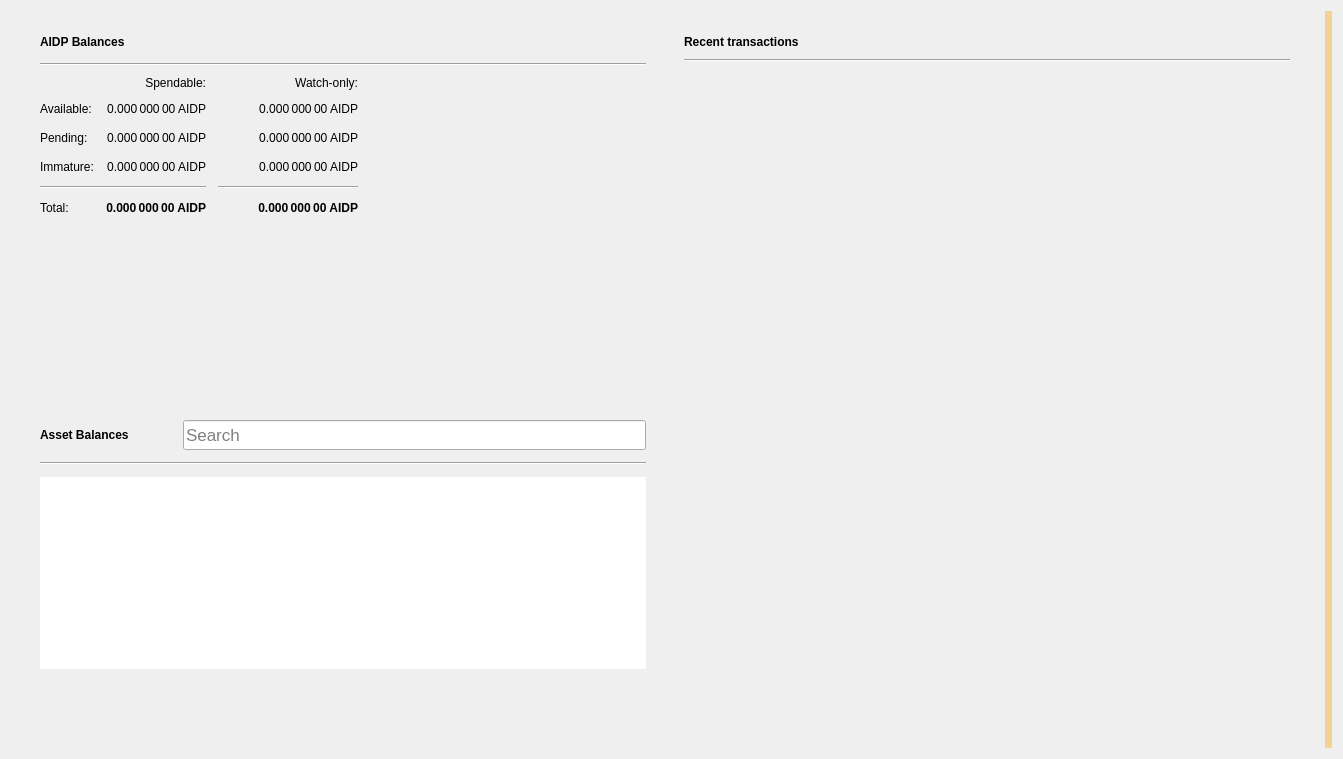
<?xml version="1.0" encoding="UTF-8"?>
<ui version="4.0">
 <class>OverviewPage</class>
 <widget class="QWidget" name="OverviewPage">
  <property name="geometry">
   <rect>
    <x>0</x>
    <y>0</y>
    <width>1343</width>
    <height>759</height>
   </rect>
  </property>
  <property name="minimumSize">
   <size>
    <width>760</width>
    <height>0</height>
   </size>
  </property>
  <property name="windowTitle">
   <string>Form</string>
  </property>
  <property name="autoFillBackground">
   <bool>false</bool>
  </property>
  <layout class="QGridLayout" name="gridLayout_3">
   <item row="0" column="1">
    <layout class="QVBoxLayout" name="verticalLayout_7">
     <property name="spacing">
      <number>0</number>
     </property>
     <property name="leftMargin">
      <number>0</number>
     </property>
     <property name="topMargin">
      <number>0</number>
     </property>
     <property name="rightMargin">
      <number>0</number>
     </property>
     <property name="bottomMargin">
      <number>0</number>
     </property>
     <item>
      <layout class="QHBoxLayout" name="horizontalLayout" stretch="0,0">
       <property name="spacing">
        <number>20</number>
       </property>
       <property name="sizeConstraint">
        <enum>QLayout::SetMinAndMaxSize</enum>
       </property>
       <property name="leftMargin">
        <number>20</number>
       </property>
       <property name="topMargin">
        <number>20</number>
       </property>
       <property name="rightMargin">
        <number>20</number>
       </property>
       <property name="bottomMargin">
        <number>20</number>
       </property>
       <item>
        <layout class="QVBoxLayout" name="verticalLayout_2">
         <property name="spacing">
          <number>0</number>
         </property>
         <property name="rightMargin">
          <number>0</number>
         </property>
         <item>
          <widget class="QFrame" name="frame">
           <property name="sizePolicy">
            <sizepolicy hsizetype="Preferred" vsizetype="Preferred">
             <horstretch>0</horstretch>
             <verstretch>0</verstretch>
            </sizepolicy>
           </property>
           <property name="minimumSize">
            <size>
             <width>350</width>
             <height>180</height>
            </size>
           </property>
           <property name="frameShape">
            <enum>QFrame::NoFrame</enum>
           </property>
           <property name="frameShadow">
            <enum>QFrame::Raised</enum>
           </property>
           <property name="lineWidth">
            <number>5</number>
           </property>
           <layout class="QVBoxLayout" name="verticalLayout_4">
            <property name="spacing">
             <number>10</number>
            </property>
            <property name="topMargin">
             <number>0</number>
            </property>
            <property name="bottomMargin">
             <number>0</number>
            </property>
            <item>
             <layout class="QHBoxLayout" name="horizontalLayout_4">
              <property name="spacing">
               <number>6</number>
              </property>
              <item>
               <widget class="QLabel" name="aidpBalancesLabel">
                <property name="font">
                 <font>
                  <weight>75</weight>
                  <bold>true</bold>
                 </font>
                </property>
                <property name="text">
                 <string>AIDP Balances</string>
                </property>
               </widget>
              </item>
              <item>
               <widget class="QPushButton" name="labelWalletStatus">
                <property name="enabled">
                 <bool>true</bool>
                </property>
                <property name="maximumSize">
                 <size>
                  <width>30</width>
                  <height>16777215</height>
                 </size>
                </property>
                <property name="toolTip">
                 <string>The displayed information may be out of date. Your wallet automatically synchronizes with the Aidp network after a connection is established, but this process has not completed yet.</string>
                </property>
                <property name="text">
                 <string/>
                </property>
                <property name="icon">
                 <iconset>
                  <normaloff>:/icons/warning</normaloff>
                  <disabledoff>:/icons/warning</disabledoff>:/icons/warning</iconset>
                </property>
                <property name="iconSize">
                 <size>
                  <width>24</width>
                  <height>24</height>
                 </size>
                </property>
                <property name="flat">
                 <bool>true</bool>
                </property>
               </widget>
              </item>
              <item>
               <spacer name="horizontalSpacer_3">
                <property name="orientation">
                 <enum>Qt::Horizontal</enum>
                </property>
                <property name="sizeHint" stdset="0">
                 <size>
                  <width>40</width>
                  <height>20</height>
                 </size>
                </property>
               </spacer>
              </item>
             </layout>
            </item>
            <item>
             <widget class="Line" name="line_2">
              <property name="orientation">
               <enum>Qt::Horizontal</enum>
              </property>
             </widget>
            </item>
            <item>
             <layout class="QGridLayout" name="gridLayout">
              <property name="bottomMargin">
               <number>5</number>
              </property>
              <property name="spacing">
               <number>12</number>
              </property>
              <item row="3" column="2">
               <widget class="QLabel" name="labelWatchImmature">
                <property name="font">
                 <font>
                  <weight>50</weight>
                  <bold>false</bold>
                 </font>
                </property>
                <property name="cursor">
                 <cursorShape>IBeamCursor</cursorShape>
                </property>
                <property name="toolTip">
                 <string>Mined balance in watch-only addresses that has not yet matured</string>
                </property>
                <property name="text">
                 <string notr="true">0.000 000 00 AIDP</string>
                </property>
                <property name="alignment">
                 <set>Qt::AlignRight|Qt::AlignTrailing|Qt::AlignVCenter</set>
                </property>
                <property name="textInteractionFlags">
                 <set>Qt::LinksAccessibleByMouse|Qt::TextSelectableByKeyboard|Qt::TextSelectableByMouse</set>
                </property>
               </widget>
              </item>
              <item row="2" column="3">
               <spacer name="horizontalSpacer_2">
                <property name="orientation">
                 <enum>Qt::Horizontal</enum>
                </property>
                <property name="sizeHint" stdset="0">
                 <size>
                  <width>40</width>
                  <height>20</height>
                 </size>
                </property>
               </spacer>
              </item>
              <item row="1" column="0">
               <widget class="QLabel" name="labelBalanceText">
                <property name="text">
                 <string>Available:</string>
                </property>
               </widget>
              </item>
              <item row="1" column="2">
               <widget class="QLabel" name="labelWatchAvailable">
                <property name="font">
                 <font>
                  <weight>50</weight>
                  <bold>false</bold>
                 </font>
                </property>
                <property name="cursor">
                 <cursorShape>IBeamCursor</cursorShape>
                </property>
                <property name="toolTip">
                 <string>Your current balance in watch-only addresses</string>
                </property>
                <property name="text">
                 <string notr="true">0.000 000 00 AIDP</string>
                </property>
                <property name="alignment">
                 <set>Qt::AlignRight|Qt::AlignTrailing|Qt::AlignVCenter</set>
                </property>
                <property name="textInteractionFlags">
                 <set>Qt::LinksAccessibleByMouse|Qt::TextSelectableByKeyboard|Qt::TextSelectableByMouse</set>
                </property>
               </widget>
              </item>
              <item row="2" column="1">
               <widget class="QLabel" name="labelUnconfirmed">
                <property name="font">
                 <font>
                  <weight>50</weight>
                  <bold>false</bold>
                 </font>
                </property>
                <property name="cursor">
                 <cursorShape>IBeamCursor</cursorShape>
                </property>
                <property name="toolTip">
                 <string>Total of transactions that have yet to be confirmed, and do not yet count toward the spendable balance</string>
                </property>
                <property name="text">
                 <string notr="true">0.000 000 00 AIDP</string>
                </property>
                <property name="alignment">
                 <set>Qt::AlignRight|Qt::AlignTrailing|Qt::AlignVCenter</set>
                </property>
                <property name="textInteractionFlags">
                 <set>Qt::LinksAccessibleByMouse|Qt::TextSelectableByKeyboard|Qt::TextSelectableByMouse</set>
                </property>
               </widget>
              </item>
              <item row="4" column="2">
               <widget class="Line" name="lineWatchBalance">
                <property name="sizePolicy">
                 <sizepolicy hsizetype="Preferred" vsizetype="Fixed">
                  <horstretch>0</horstretch>
                  <verstretch>0</verstretch>
                 </sizepolicy>
                </property>
                <property name="minimumSize">
                 <size>
                  <width>140</width>
                  <height>0</height>
                 </size>
                </property>
                <property name="orientation">
                 <enum>Qt::Horizontal</enum>
                </property>
               </widget>
              </item>
              <item row="0" column="1">
               <widget class="QLabel" name="labelSpendable">
                <property name="text">
                 <string>Spendable:</string>
                </property>
                <property name="alignment">
                 <set>Qt::AlignRight|Qt::AlignTrailing|Qt::AlignVCenter</set>
                </property>
               </widget>
              </item>
              <item row="3" column="0">
               <widget class="QLabel" name="labelImmatureText">
                <property name="text">
                 <string>Immature:</string>
                </property>
               </widget>
              </item>
              <item row="5" column="2">
               <widget class="QLabel" name="labelWatchTotal">
                <property name="font">
                 <font>
                  <weight>75</weight>
                  <bold>true</bold>
                 </font>
                </property>
                <property name="cursor">
                 <cursorShape>IBeamCursor</cursorShape>
                </property>
                <property name="toolTip">
                 <string>Current total balance in watch-only addresses</string>
                </property>
                <property name="text">
                 <string notr="true">0.000 000 00 AIDP</string>
                </property>
                <property name="alignment">
                 <set>Qt::AlignRight|Qt::AlignTrailing|Qt::AlignVCenter</set>
                </property>
                <property name="textInteractionFlags">
                 <set>Qt::LinksAccessibleByMouse|Qt::TextSelectableByKeyboard|Qt::TextSelectableByMouse</set>
                </property>
               </widget>
              </item>
              <item row="4" column="0" colspan="2">
               <widget class="Line" name="line">
                <property name="orientation">
                 <enum>Qt::Horizontal</enum>
                </property>
               </widget>
              </item>
              <item row="0" column="2">
               <widget class="QLabel" name="labelWatchonly">
                <property name="text">
                 <string>Watch-only:</string>
                </property>
                <property name="alignment">
                 <set>Qt::AlignRight|Qt::AlignTrailing|Qt::AlignVCenter</set>
                </property>
               </widget>
              </item>
              <item row="5" column="1">
               <widget class="QLabel" name="labelTotal">
                <property name="font">
                 <font>
                  <weight>75</weight>
                  <bold>true</bold>
                 </font>
                </property>
                <property name="cursor">
                 <cursorShape>IBeamCursor</cursorShape>
                </property>
                <property name="toolTip">
                 <string>Your current total balance</string>
                </property>
                <property name="text">
                 <string notr="true">0.000 000 00 AIDP</string>
                </property>
                <property name="alignment">
                 <set>Qt::AlignRight|Qt::AlignTrailing|Qt::AlignVCenter</set>
                </property>
                <property name="textInteractionFlags">
                 <set>Qt::LinksAccessibleByMouse|Qt::TextSelectableByKeyboard|Qt::TextSelectableByMouse</set>
                </property>
               </widget>
              </item>
              <item row="1" column="1">
               <widget class="QLabel" name="labelBalance">
                <property name="font">
                 <font>
                  <weight>50</weight>
                  <bold>false</bold>
                 </font>
                </property>
                <property name="cursor">
                 <cursorShape>IBeamCursor</cursorShape>
                </property>
                <property name="toolTip">
                 <string>Your current spendable balance</string>
                </property>
                <property name="text">
                 <string notr="true">0.000 000 00 AIDP</string>
                </property>
                <property name="alignment">
                 <set>Qt::AlignRight|Qt::AlignTrailing|Qt::AlignVCenter</set>
                </property>
                <property name="textInteractionFlags">
                 <set>Qt::LinksAccessibleByMouse|Qt::TextSelectableByKeyboard|Qt::TextSelectableByMouse</set>
                </property>
               </widget>
              </item>
              <item row="2" column="0">
               <widget class="QLabel" name="labelPendingText">
                <property name="text">
                 <string>Pending:</string>
                </property>
               </widget>
              </item>
              <item row="5" column="0">
               <widget class="QLabel" name="labelTotalText">
                <property name="text">
                 <string>Total:</string>
                </property>
               </widget>
              </item>
              <item row="3" column="1">
               <widget class="QLabel" name="labelImmature">
                <property name="font">
                 <font>
                  <weight>50</weight>
                  <bold>false</bold>
                 </font>
                </property>
                <property name="cursor">
                 <cursorShape>IBeamCursor</cursorShape>
                </property>
                <property name="toolTip">
                 <string>Mined balance that has not yet matured</string>
                </property>
                <property name="text">
                 <string notr="true">0.000 000 00 AIDP</string>
                </property>
                <property name="alignment">
                 <set>Qt::AlignRight|Qt::AlignTrailing|Qt::AlignVCenter</set>
                </property>
                <property name="textInteractionFlags">
                 <set>Qt::LinksAccessibleByMouse|Qt::TextSelectableByKeyboard|Qt::TextSelectableByMouse</set>
                </property>
               </widget>
              </item>
              <item row="2" column="2">
               <widget class="QLabel" name="labelWatchPending">
                <property name="font">
                 <font>
                  <weight>50</weight>
                  <bold>false</bold>
                 </font>
                </property>
                <property name="cursor">
                 <cursorShape>IBeamCursor</cursorShape>
                </property>
                <property name="toolTip">
                 <string>Unconfirmed transactions to watch-only addresses</string>
                </property>
                <property name="text">
                 <string notr="true">0.000 000 00 AIDP</string>
                </property>
                <property name="alignment">
                 <set>Qt::AlignRight|Qt::AlignTrailing|Qt::AlignVCenter</set>
                </property>
                <property name="textInteractionFlags">
                 <set>Qt::LinksAccessibleByMouse|Qt::TextSelectableByKeyboard|Qt::TextSelectableByMouse</set>
                </property>
               </widget>
              </item>
             </layout>
            </item>
           </layout>
          </widget>
         </item>
         <item>
          <widget class="QWidget" name="assetVerticalSpaceWidget2" native="true">
           <property name="autoFillBackground">
            <bool>false</bool>
           </property>
           <layout class="QVBoxLayout" name="verticalLayout_6">
            <item>
             <spacer name="verticalSpacer_4">
              <property name="orientation">
               <enum>Qt::Vertical</enum>
              </property>
              <property name="sizeType">
               <enum>QSizePolicy::MinimumExpanding</enum>
              </property>
              <property name="sizeHint" stdset="0">
               <size>
                <width>20</width>
                <height>10</height>
               </size>
              </property>
             </spacer>
            </item>
           </layout>
          </widget>
         </item>
         <item>
          <widget class="QFrame" name="assetFrame">
           <property name="minimumSize">
            <size>
             <width>350</width>
             <height>150</height>
            </size>
           </property>
           <property name="autoFillBackground">
            <bool>true</bool>
           </property>
           <property name="frameShape">
            <enum>QFrame::NoFrame</enum>
           </property>
           <property name="frameShadow">
            <enum>QFrame::Plain</enum>
           </property>
           <property name="lineWidth">
            <number>0</number>
           </property>
           <layout class="QVBoxLayout" name="verticalLayout_5">
            <property name="spacing">
             <number>12</number>
            </property>
            <item>
             <layout class="QHBoxLayout" name="assetBalanceHorizontalLayout">
              <item alignment="Qt::AlignVCenter">
               <widget class="QLabel" name="assetBalanceLabel">
                <property name="font">
                 <font>
                  <weight>75</weight>
                  <bold>true</bold>
                 </font>
                </property>
                <property name="text">
                 <string>Asset Balances</string>
                </property>
               </widget>
              </item>
              <item>
               <widget class="QPushButton" name="labelAssetStatus">
                <property name="enabled">
                 <bool>true</bool>
                </property>
                <property name="maximumSize">
                 <size>
                  <width>30</width>
                  <height>16777215</height>
                 </size>
                </property>
                <property name="toolTip">
                 <string>The displayed information may be out of date. Your wallet automatically synchronizes with the Aidp network after a connection is established, but this process has not completed yet.</string>
                </property>
                <property name="text">
                 <string/>
                </property>
                <property name="icon">
                 <iconset>
                  <normaloff>:/icons/warning</normaloff>
                  <disabledoff>:/icons/warning</disabledoff>:/icons/warning</iconset>
                </property>
                <property name="iconSize">
                 <size>
                  <width>24</width>
                  <height>24</height>
                 </size>
                </property>
                <property name="flat">
                 <bool>true</bool>
                </property>
               </widget>
              </item>
              <item alignment="Qt::AlignBottom">
               <widget class="QLineEdit" name="assetSearch">
                <property name="sizePolicy">
                 <sizepolicy hsizetype="Expanding" vsizetype="Preferred">
                  <horstretch>0</horstretch>
                  <verstretch>0</verstretch>
                 </sizepolicy>
                </property>
                <property name="minimumSize">
                 <size>
                  <width>0</width>
                  <height>30</height>
                 </size>
                </property>
                <property name="maximumSize">
                 <size>
                  <width>16777215</width>
                  <height>30</height>
                 </size>
                </property>
                <property name="sizeIncrement">
                 <size>
                  <width>0</width>
                  <height>0</height>
                 </size>
                </property>
                <property name="baseSize">
                 <size>
                  <width>0</width>
                  <height>0</height>
                 </size>
                </property>
                <property name="font">
                 <font>
                  <pointsize>13</pointsize>
                 </font>
                </property>
                <property name="maxLength">
                 <number>32</number>
                </property>
                <property name="frame">
                 <bool>true</bool>
                </property>
                <property name="alignment">
                 <set>Qt::AlignLeading|Qt::AlignLeft|Qt::AlignVCenter</set>
                </property>
                <property name="placeholderText">
                 <string>Search</string>
                </property>
                <property name="clearButtonEnabled">
                 <bool>true</bool>
                </property>
               </widget>
              </item>
             </layout>
            </item>
            <item>
             <widget class="Line" name="assetBalanceLine">
              <property name="orientation">
               <enum>Qt::Horizontal</enum>
              </property>
             </widget>
            </item>
            <item>
             <widget class="QListView" name="listAssets">
              <property name="frameShape">
               <enum>QFrame::NoFrame</enum>
              </property>
              <property name="lineWidth">
               <number>0</number>
              </property>
              <property name="verticalScrollMode">
               <enum>QAbstractItemView::ScrollPerItem</enum>
              </property>
             </widget>
            </item>
            <item>
             <widget class="QWidget" name="assetVerticalSpaceWidget" native="true">
              <property name="autoFillBackground">
               <bool>false</bool>
              </property>
              <layout class="QVBoxLayout" name="verticalLayout">
               <item>
                <spacer name="verticalSpacer_3">
                 <property name="orientation">
                  <enum>Qt::Vertical</enum>
                 </property>
                 <property name="sizeHint" stdset="0">
                  <size>
                   <width>20</width>
                   <height>20</height>
                  </size>
                 </property>
                </spacer>
               </item>
              </layout>
             </widget>
            </item>
           </layout>
          </widget>
         </item>
        </layout>
       </item>
       <item>
        <layout class="QVBoxLayout" name="verticalLayout_3">
         <property name="spacing">
          <number>20</number>
         </property>
         <property name="leftMargin">
          <number>0</number>
         </property>
         <item>
          <widget class="QFrame" name="frame_2">
           <property name="sizePolicy">
            <sizepolicy hsizetype="Preferred" vsizetype="Preferred">
             <horstretch>0</horstretch>
             <verstretch>0</verstretch>
            </sizepolicy>
           </property>
           <property name="minimumSize">
            <size>
             <width>350</width>
             <height>0</height>
            </size>
           </property>
           <property name="sizeIncrement">
            <size>
             <width>0</width>
             <height>300</height>
            </size>
           </property>
           <property name="frameShape">
            <enum>QFrame::NoFrame</enum>
           </property>
           <property name="frameShadow">
            <enum>QFrame::Plain</enum>
           </property>
           <property name="lineWidth">
            <number>0</number>
           </property>
           <layout class="QGridLayout" name="gridLayout_2">
            <property name="topMargin">
             <number>0</number>
            </property>
            <property name="horizontalSpacing">
             <number>12</number>
            </property>
            <item row="0" column="0">
             <layout class="QHBoxLayout" name="horizontalLayout_2">
              <property name="spacing">
               <number>6</number>
              </property>
              <item>
               <widget class="QLabel" name="recentTransactionsLabel">
                <property name="font">
                 <font>
                  <weight>75</weight>
                  <bold>true</bold>
                 </font>
                </property>
                <property name="text">
                 <string>Recent transactions</string>
                </property>
               </widget>
              </item>
              <item>
               <widget class="QPushButton" name="labelTransactionsStatus">
                <property name="enabled">
                 <bool>true</bool>
                </property>
                <property name="maximumSize">
                 <size>
                  <width>30</width>
                  <height>16777215</height>
                 </size>
                </property>
                <property name="toolTip">
                 <string>The displayed information may be out of date. Your wallet automatically synchronizes with the Aidp network after a connection is established, but this process has not completed yet.</string>
                </property>
                <property name="text">
                 <string/>
                </property>
                <property name="icon">
                 <iconset>
                  <normaloff>:/icons/warning</normaloff>
                  <disabledoff>:/icons/warning</disabledoff>:/icons/warning</iconset>
                </property>
                <property name="iconSize">
                 <size>
                  <width>24</width>
                  <height>24</height>
                 </size>
                </property>
                <property name="flat">
                 <bool>true</bool>
                </property>
               </widget>
              </item>
              <item>
               <spacer name="horizontalSpacer">
                <property name="orientation">
                 <enum>Qt::Horizontal</enum>
                </property>
                <property name="sizeHint" stdset="0">
                 <size>
                  <width>40</width>
                  <height>20</height>
                 </size>
                </property>
               </spacer>
              </item>
             </layout>
            </item>
            <item row="2" column="0">
             <widget class="QListView" name="listTransactions">
              <property name="styleSheet">
               <string notr="true">QListView { background: transparent; }</string>
              </property>
              <property name="frameShape">
               <enum>QFrame::NoFrame</enum>
              </property>
              <property name="verticalScrollBarPolicy">
               <enum>Qt::ScrollBarAlwaysOff</enum>
              </property>
              <property name="horizontalScrollBarPolicy">
               <enum>Qt::ScrollBarAlwaysOff</enum>
              </property>
              <property name="selectionMode">
               <enum>QAbstractItemView::NoSelection</enum>
              </property>
             </widget>
            </item>
            <item row="1" column="0">
             <widget class="Line" name="line_3">
              <property name="orientation">
               <enum>Qt::Horizontal</enum>
              </property>
             </widget>
            </item>
           </layout>
          </widget>
         </item>
        </layout>
       </item>
      </layout>
     </item>
    </layout>
   </item>
   <item row="0" column="3">
    <widget class="QLabel" name="labelAlerts">
     <property name="visible">
      <bool>true</bool>
     </property>
     <property name="styleSheet">
      <string notr="true">QLabel { background-color: qlineargradient(x1: 0, y1: 0, x2: 1, y2: 0, stop:0 #F0D0A0, stop:1 #F8D488); color:#000000; }</string>
     </property>
     <property name="wordWrap">
      <bool>true</bool>
     </property>
     <property name="margin">
      <number>3</number>
     </property>
     <property name="textInteractionFlags">
      <set>Qt::TextSelectableByMouse</set>
     </property>
    </widget>
   </item>
  </layout>
 </widget>
 <resources/>
 <connections/>
</ui>
